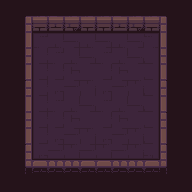

Tiled map render using the project's own tile images. Description and the map definition, with tile-layer contents summarised, below:
An orthogonal 12x12 tile map with 16x16 px tiles, 1 tile layer (Capa de patrones 1).

<map version="1.10" tiledversion="1.10.2" orientation="orthogonal" renderorder="right-down" width="12" height="12" tilewidth="16" tileheight="16" infinite="0" nextlayerid="2" nextobjectid="1">
 <tileset firstgid="1" source="tileset.tsx" />
 <layer id="1" name="Capa de patrones 1" width="12" height="12">
  <data>[144 cells, 144 non-empty, 38 distinct tile ids]</data>
 </layer>
</map>
